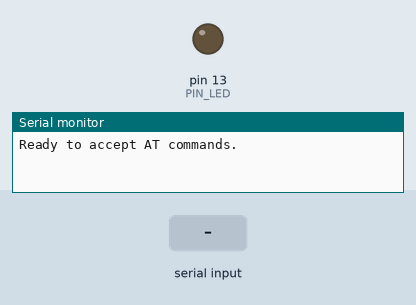
Bench run of a sketch on a simulated Arduino Uno, built with avr-gcc and run on an emulated ATmega328P. On the bench: output pins drawn as LEDs (lit = HIGH), the last lines printed to the serial monitor. Inputs (shaded band) come from the test bench.

Above: at 1.2 s.
1.3 s: "a" received over the second serial link
At 2.5 s:
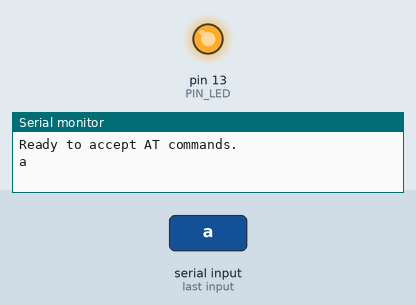
5.8 s: "b" received over the second serial link
At 7.1 s:
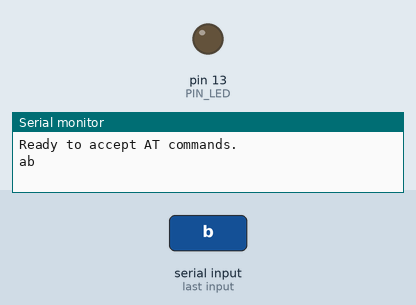
Timing chart, 0 to 8.3 s (numbered marks = the images above; inputs shaded):
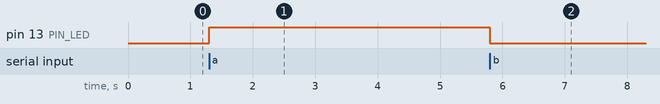

Measured:
- after the input at 1.3 s, pin 13 (PIN_LED): LOW → HIGH at once
- after the input at 5.8 s, pin 13 (PIN_LED): HIGH → LOW at once

The sketch:

02_bluetooth_LED.ino
```cpp
#include <SoftwareSerial.h>

#define PIN_LED 13

#define PIN_BT_RX 2
#define PIN_BT_TX 3

SoftwareSerial btSerial(PIN_BT_RX, PIN_BT_TX);

void setup() {
  pinMode(PIN_LED, OUTPUT);

  Serial.begin(9600);
  btSerial.begin(38400);

  while(!Serial);
  while(!btSerial);

  Serial.println("Ready to accept AT commands.");
  Serial.println();
}

void loop() {

  if (btSerial.available()) {
    char c = btSerial.read();
    Serial.print(c);

    if (c == 'a') {
      digitalWrite(PIN_LED, HIGH);
    }
    else if (c == 'b') {
      digitalWrite(PIN_LED, LOW);
    }
  }

  if (Serial.available()){
    char c = Serial.read();
    Serial.print(c);
    btSerial.print(c);
  }
}
```
